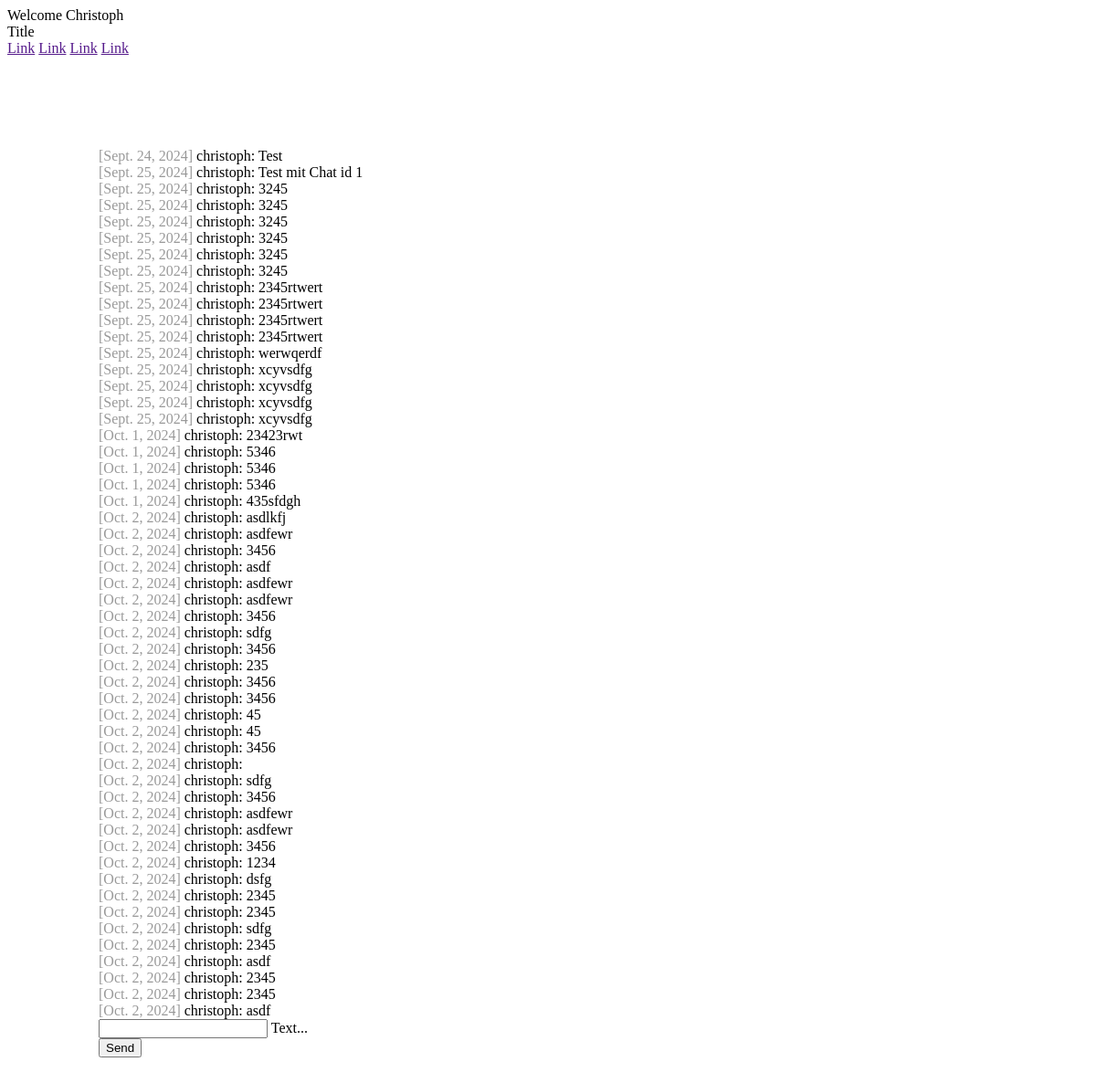
Page /chat/ (signed in) on the earlier database version.
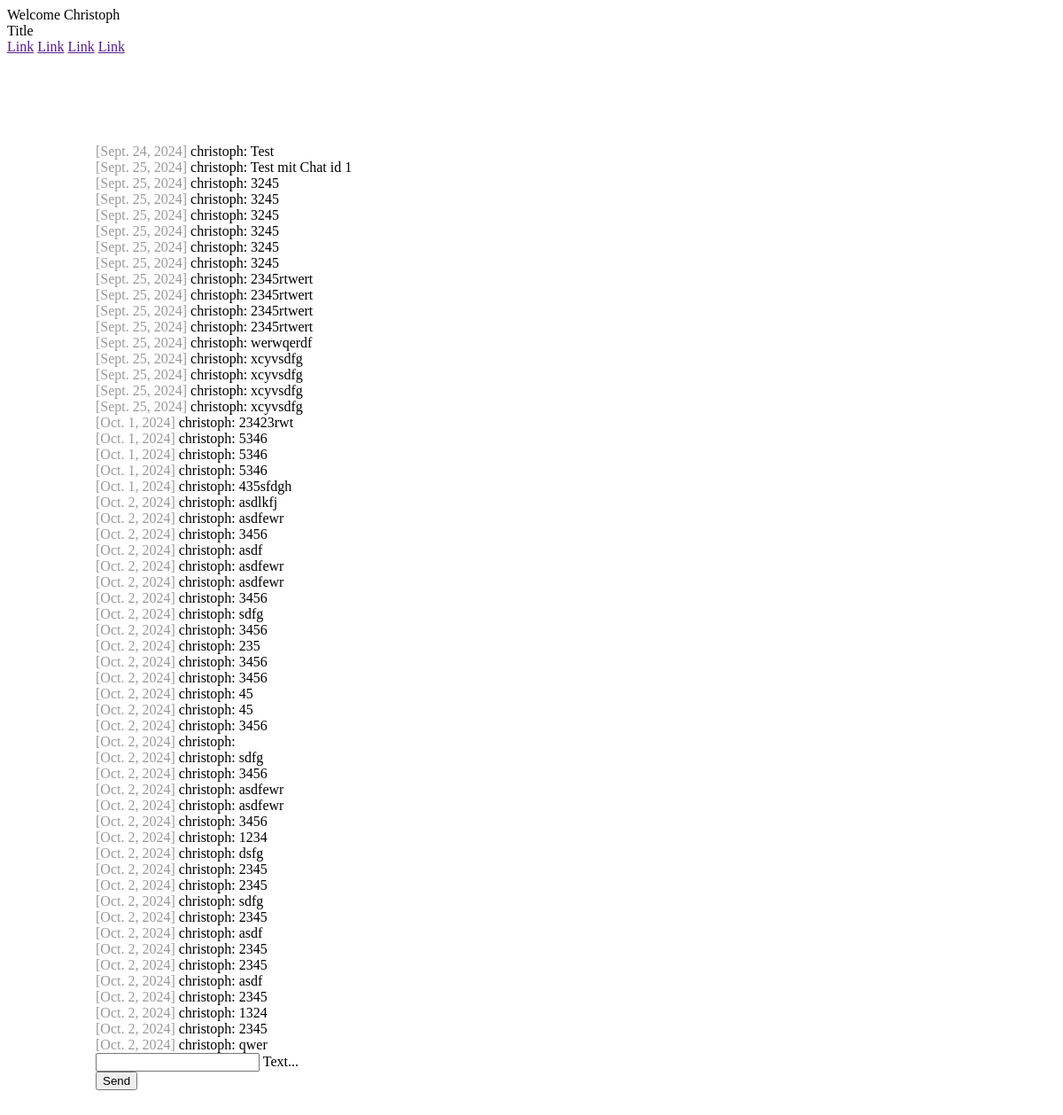
Same page on the later database version.
### chat/models.py (models this page shows)
class Message(models.Model):
    text = models.CharField(max_length=500)
    created_at = models.DateField(default=date.today)
    chat = models.ForeignKey(Chat, on_delete=models.CASCADE, related_name='chat_messages_set', default=None, blank=True, null=True)
    author = models.ForeignKey(settings.AUTH_USER_MODEL, on_delete=models.CASCADE, related_name='author_messages')
    receiver = models.ForeignKey(settings.AUTH_USER_MODEL, on_delete=models.CASCADE, related_name='receiver_messages')

### chat/views.py (the view, shortened to what this page needs)
# urls.py: path('chat/', index),
@login_required(login_url="/login/")
def index(request):
    chatMessages = Message.objects.filter(chat__id=1)
    return render(request, "chat/index.html", {"messages": chatMessages})

### chat/templates/chat/index.html (shortened to what this page needs)
{% extends "base.html" %} {% block content %} {% if request.user.is_authenticated %}
<div id="messageContainer">
  {% for message in messages %}
<div>
  <span class="color-gray">[{{ message.created_at }}]</span> {{ message.author}}: {{ message.text }}
</div>
{% endfor %}
</div>
<form onsubmit="sendMessage(); return false;" method="post">
  <div class="mdl-textfield mdl-js-textfield mdl-textfield--floating-label">
    <input
      class="mdl-textfield__input"
      name="textmessage"
      type="text"
      id="messageField"
    />
    <label class="mdl-textfield__label" for="messageField">Text...</label>
  </div>
  <button
    class="mdl-button mdl-js-button mdl-button--raised mdl-js-ripple-effect mdl-button--accent"
  >
    Send
  </button>
</form>
{% else %}
<h1>Nicht eingeloggt</h1>
<p>
  Du bist aktuell nicht eingeloggt. Zum einloggen bitte
  <a href="/login/">hier</a> klicken.
</p>
{% endif %}
{% endblock %}

### templates/base.html (shortened to what this page needs)
<!DOCTYPE html>
<html lang="en">
  <head>
    {% load static %}
    <link
      rel="stylesheet"
      href="https://code.getmdl.io/1.3.0/material.indigo-pink.min.css"
    />
    <link rel="stylesheet" href="{% static 'css/style.css' %}">
  </head>
  <body>
    <div class="mdl-layout mdl-js-layout mdl-layout--fixed-header">
      <header class="mdl-layout__header">
        <div class="mdl-layout__header-row">
          <span class="mdl-layout-title">
            {% if request.user.is_authenticated %}
            Welcome {{ request.user.first_name }}
            {% else %}
            Welcome! Please log in.
            {%endif %}
          </span>
        </div>
      </header>
      <div class="mdl-layout__drawer">
        <span class="mdl-layout-title">Title</span>
        <nav class="mdl-navigation">
          <a class="mdl-navigation__link" href="">Link</a>
          <a class="mdl-navigation__link" href="">Link</a>
          <a class="mdl-navigation__link" href="">Link</a>
          <a class="mdl-navigation__link" href="">Link</a>
        </nav>
      </div>
      <main class="mdl-layout__content">
        <div class="page-content">
            {% block content %}
            {% endblock %}
        </div>
      </main>
    </div>
  </body>
</html>

### static/css/style.css (style rules this page uses)
.color-gray { color: rgba(0, 0, 0, 0.4); }
.page-content { padding: 100px; }

Differences in the rows shown:
added Message: created_at "Oct. 2, 2024", author "christoph", text "2345"
added Message: created_at "Oct. 2, 2024", author "christoph", text "1324"
added Message: created_at "Oct. 2, 2024", author "christoph", text "2345"
added Message: created_at "Oct. 2, 2024", author "christoph", text "qwer"
